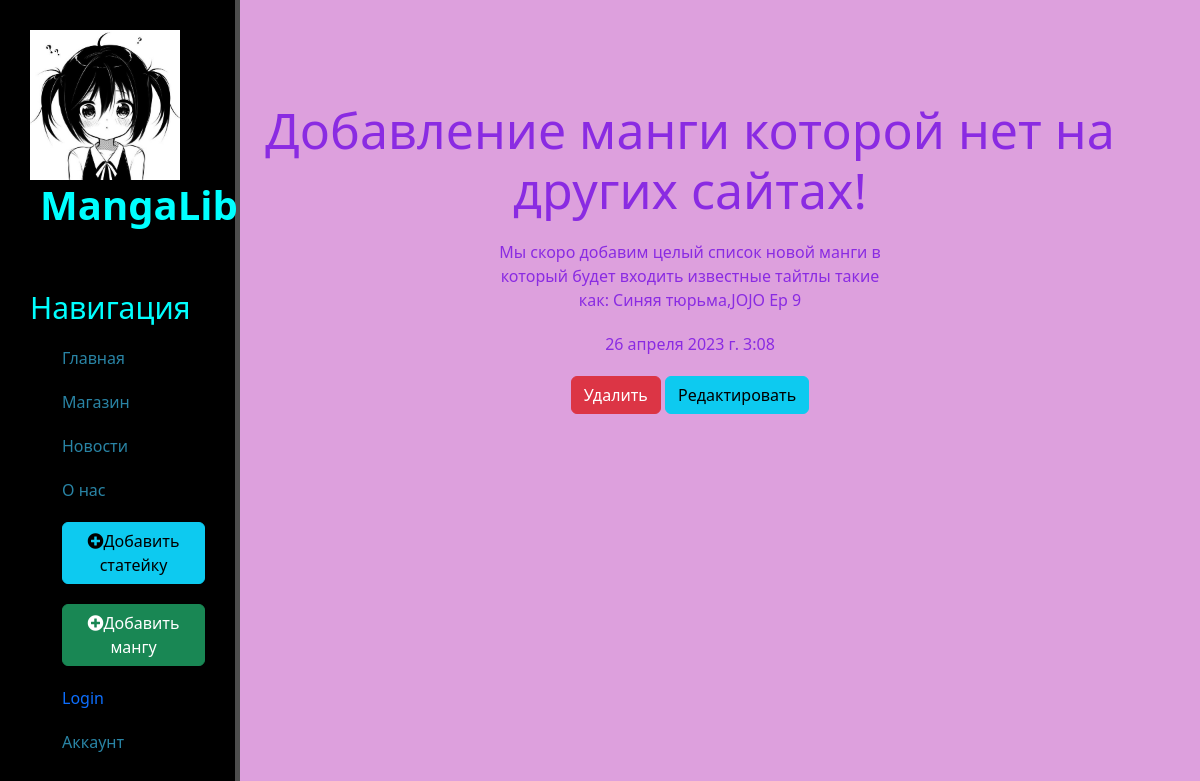
The page /news/2 on the database its author committed.
### news/models.py (models this page shows, shortened)
class Articles(models.Model):
    title = models.CharField('Название новости',max_length=50)
    anons = models.CharField('Текст анонса',max_length=250)
    full_text = models.TextField('Статья')
    date = models.DateTimeField('Дата публикации')
    class Meta:
        verbose_name='Новость сайта'
        verbose_name_plural='Новости сайта'

### news/views.py (the view)
# urls.py: path('<int:pk>', views.NewsDetailView.as_view(),name='news-detail'),
class NewsDetailView(DetailView):
    model = Articles
    template_name = 'news/details_view.html'
    context_object_name = 'article'

### news/templates/news/details_view.html (shortened to what this page needs)
{% extends 'main/layout.html' %}
{% block content %}
  <div class="MangaContent">
    <h1>{{ article.title }}</h1>
      <p>{{article.full_text}}</p>
      <p>{{article.date}}</p>
      <a href="{% url 'news-delete' article.id%}" class="btn btn-danger">Удалить</a>
      <a href="{% url 'news-update' article.id%}" class="btn btn-info">Редактировать</a>
  </div>
{% endblock %}

### main/static/main/css/main.css (style rules this page uses)
body { background:plum; }
main .MangaContent { float: left; color: blueviolet; margin-top: 100px; text-align: center; width: 75%; }
main .MangaContent h1 { font-size: 50px; }
main .MangaContent p { max-width: 400px; margin: 20px auto; }

### rows shown on the page
Articles: title "Добавление манги которой нет на других сайтах!", full_text "Мы скоро добавим целый список новой манги в который будет входить известные тайтлы такие как: Синяя тюрьма,JOJO Ep 9", date "26 апреля 2023 г. 3:08"
